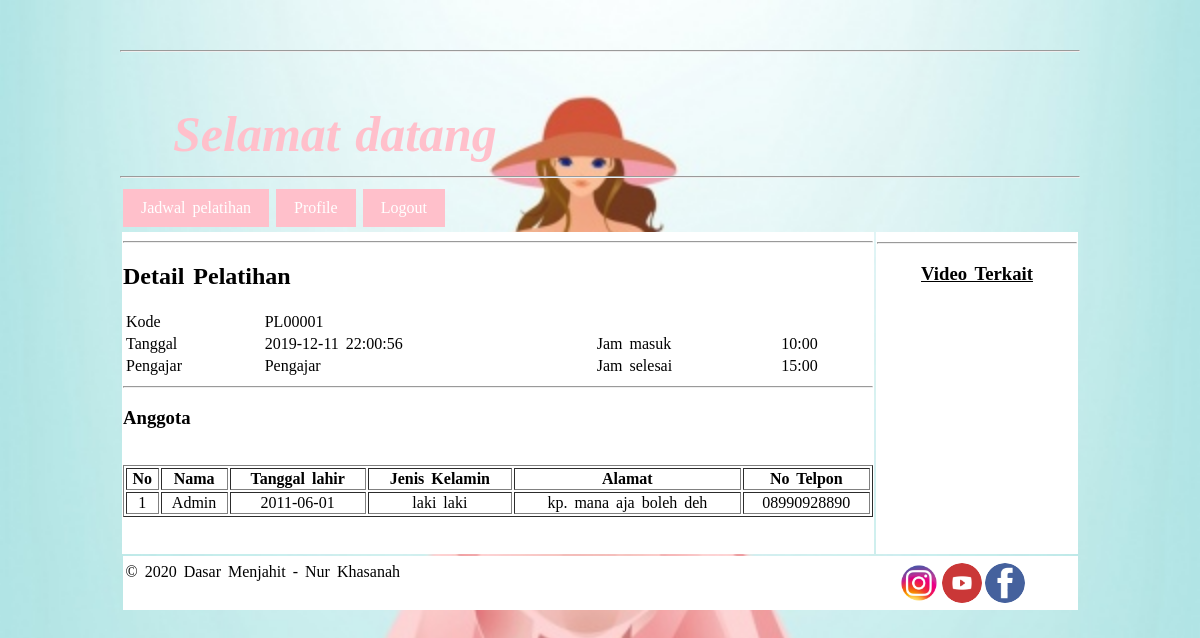
The app's page /detail_pelatihan.php?id=1, older data.
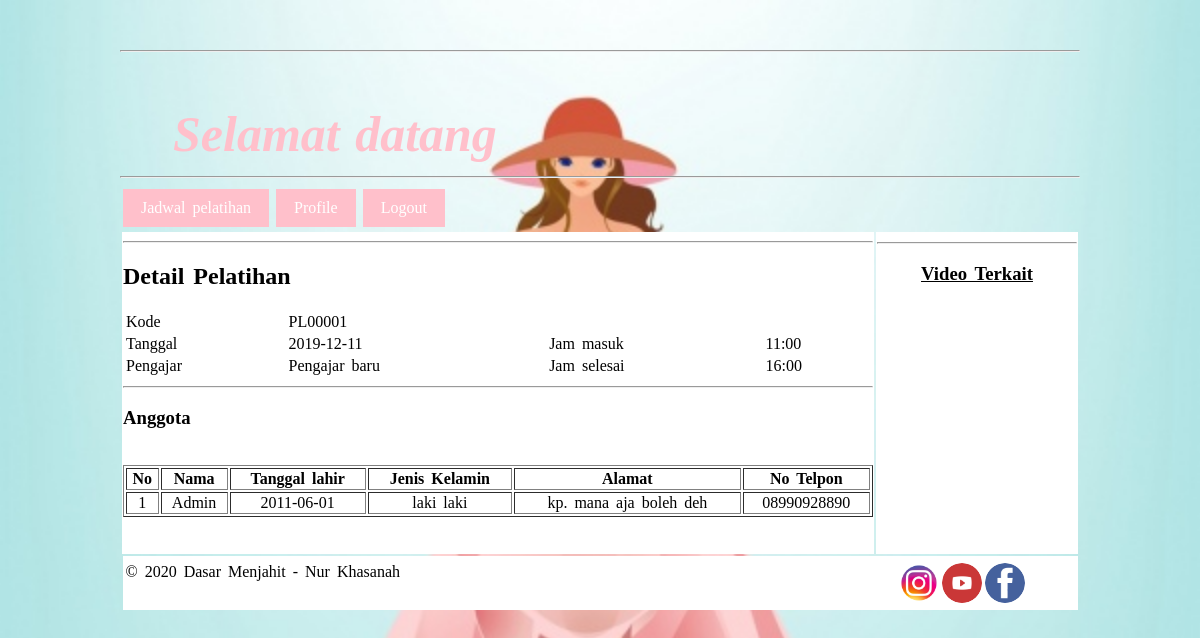
The same page, newer data.
### tables this page shows
CREATE TABLE `pelatihan`  (
  `id` int(11) NOT NULL AUTO_INCREMENT,
  `kode_pelatihan` varchar(255) NOT NULL,
  `tanggal` date NULL DEFAULT NULL,
  `jam_masuk` varchar(255) NULL DEFAULT NULL,
  `jam_keluar` varchar(255) NULL DEFAULT NULL,
  `pengajar` varchar(255) NULL DEFAULT NULL,
  PRIMARY KEY (`id`) USING BTREE
);

### detail_pelatihan.php (the view, shortened to what this page needs)
<?php
    require('koneksi.php');
    $id = $_GET['id'];
    $query = 'SELECT * FROM pelatihan WHERE id="'. $id .'"';
    $result = mysqli_query($db, $query);
    $pelatihan = mysqli_fetch_assoc($result);
    $query_detail = 'SELECT *
                    FROM pelatihan_user
                    INNER JOIN user ON user.id = pelatihan_user.user_id
                    LEFT JOIN user_profile ON user.id = user_profile.user_id
                    WHERE pelatihan_id = "' . $id . '"
                    ';
    $result_detail = mysqli_query($db, $query_detail);
?>
<html>
<head>
<link rel ="stylesheet" type="text/css" href="style.css">
</head>
<body>
<div id="wrap" >
		<table id="header" >
			<tr><hr>
				<td><i><strong><blink>Selamat datang <?php echo $_SESSION['user']['nama'] ?></blink></strong><i></td>
		</tr>
	</table>
    <table>
	<tr>
		<td>
            <a href="jadwal_kursus.php" class="pilih">Jadwal pelatihan</a>
            <a href="profile.php?id=<?php echo $_SESSION['user']['id'] ?>" class="pilih">Profile</a>
            <a href="logout.php" class="pilih">Logout</a>
		</td>
		</tr>
		<hr>
	</table>
	<div >
	<table >
		<tr>
			<td id="isitable" width="100%"><hr>
			<h2>Detail Pelatihan</h2>
            <table width="100%">
                <tr>
                    <td>Kode</td>
                    <td colspan="3"><?php echo $pelatihan['kode_pelatihan'] ?></td>
                </tr>
                <tr>
                    <td>Tanggal</td>
                    <td><?php echo $pelatihan['tanggal'] ?></td>
                    <td>Jam masuk</td>
                    <td><?php echo $pelatihan['jam_masuk'] ?></td>
                </tr>
                <tr>
                    <td>Pengajar</td>
                    <td><?php echo $pelatihan['pengajar'] ?></td>
                    <td>Jam selesai</td>
                    <td><?php echo $pelatihan['jam_keluar'] ?></td>
                </tr>
            </table>
            <hr>
            <h3>Anggota</h3>
            <br>
            <table width="100%" style="text-align:center;" border="1">
                <tr>
                    <th>No</th>
                    <th>Nama</th>
                    <th>Tanggal lahir</th>
                    <th>Jenis Kelamin</th>
                    <th>Alamat</th>
                    <th>No Telpon</th>
                </tr>
                <?php
                    $i = 1;
                    while($row = mysqli_fetch_assoc($result_detail)){ ?>
                    <tr>
                        <td><?php echo $i++ ?></td>
                        <td><?php echo $row['nama'] ?></td>
                        <td><?php echo $row['tanggal_lahir'] ?></td>
                        <td><?php echo $row['jenis_kelamin'] ?></td>
                        <td><?php echo $row['alamat'] ?></td>
                        <td><?php echo $row['no_telpon'] ?></td>
                    </tr>
                <?php } ?>
            </table>
            <br><br>
		</td>
		<td id="isitable" valign="top">
			<div class="dropdown"><hr>
  						<h3><span><b><center><u>Video Terkait</u></center></b></span></h3>
			</div>
		</td>
		</tr>
	</table>
	</div>
	<div id="footer" sytle="margin-top: 50px">
	<table >
	<tr>
		<td colspan="2" id="isitable" width="955px"height="50px">&copy;&nbsp;<script>document.write(new Date().getFullYear());</script> Dasar Menjahit - Nur Khasanah &nbsp;
    	<a href="https://www.facebook.com"><img src="fb1.png" class="imgfooter2" align="right"></a>&nbsp;&nbsp;&nbsp;&nbsp;&nbsp;
				<a href="http://www.youtube.com"><img src="yt1.png" class="imgfooter" align="right"></a>
				<a href="https://www.instagram.com"><img src="insta.png" class="imgfooter" align="right"></a>
		</td>
	</tr>
	</table>
	</div>
</div>
</body>
</html>

Row changes from the older to the newer data that the page shows:
changed pelatihan "PL00001": tanggal "2019-12-11 22:00:56" → "2019-12-11"; jam_masuk "10:00" → "11:00"; pengajar "Pengajar" → "Pengajar baru"; jam_keluar "15:00" → "16:00"
